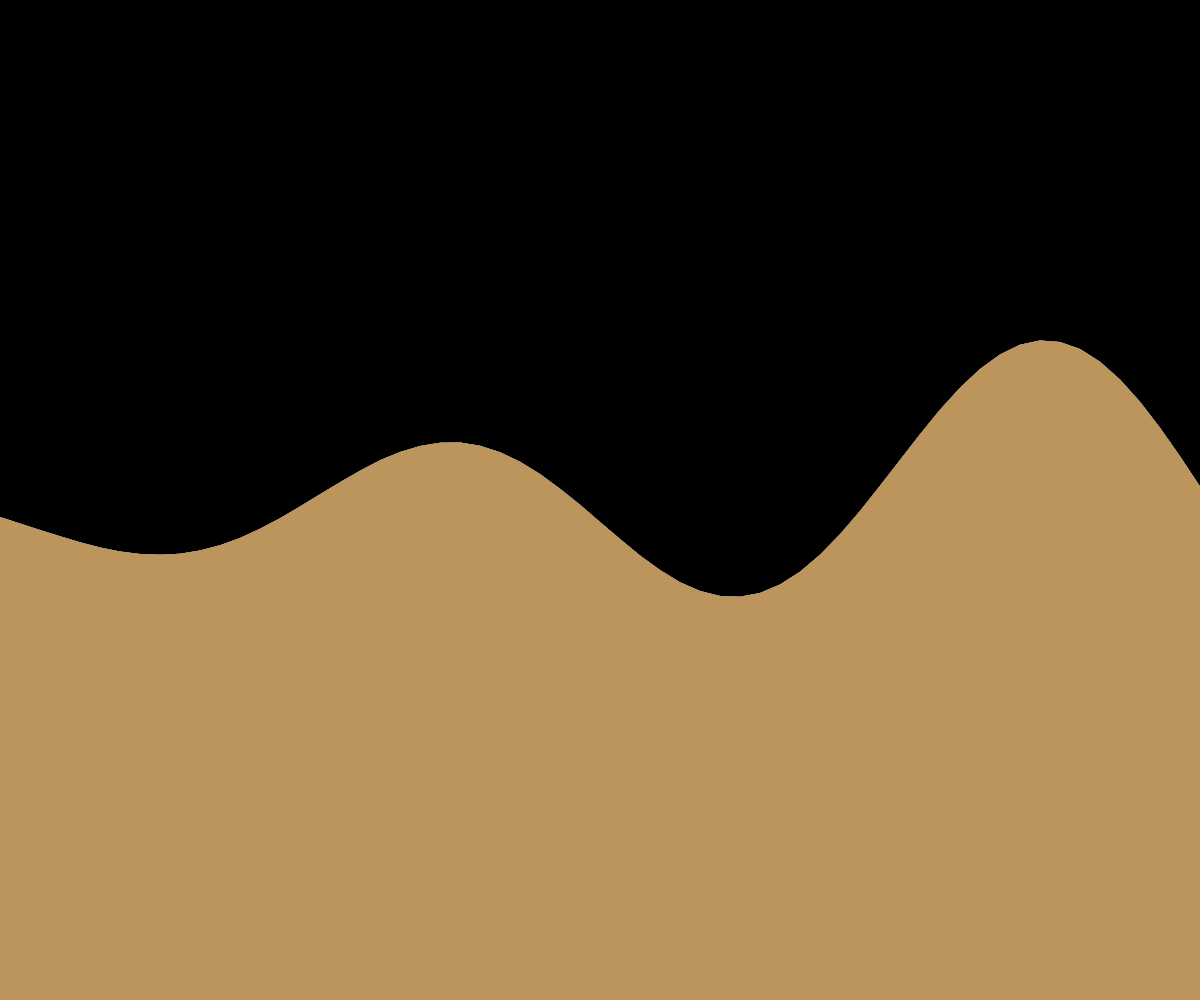
Frame 1 (no input)
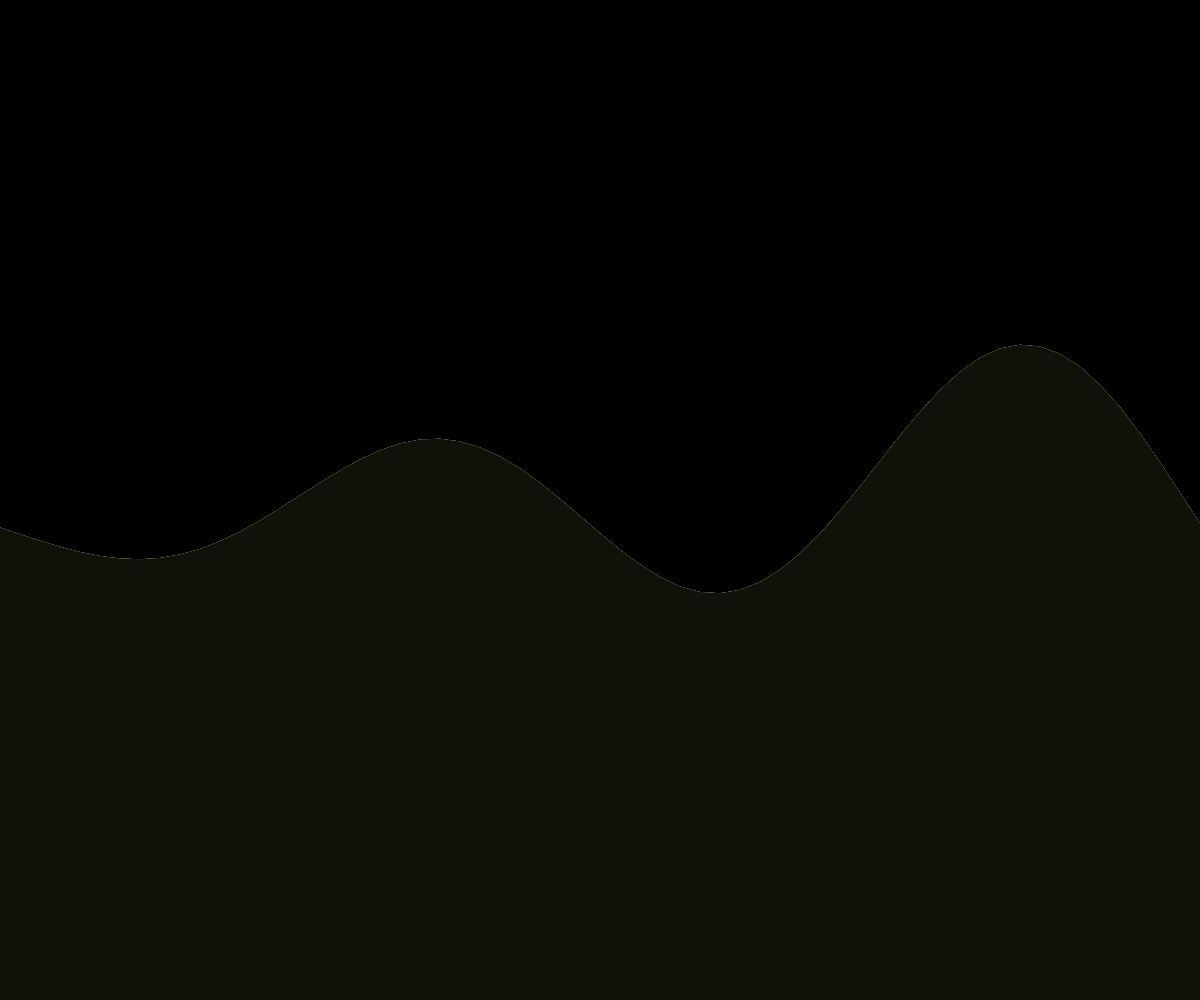
Frame 60 (no input)
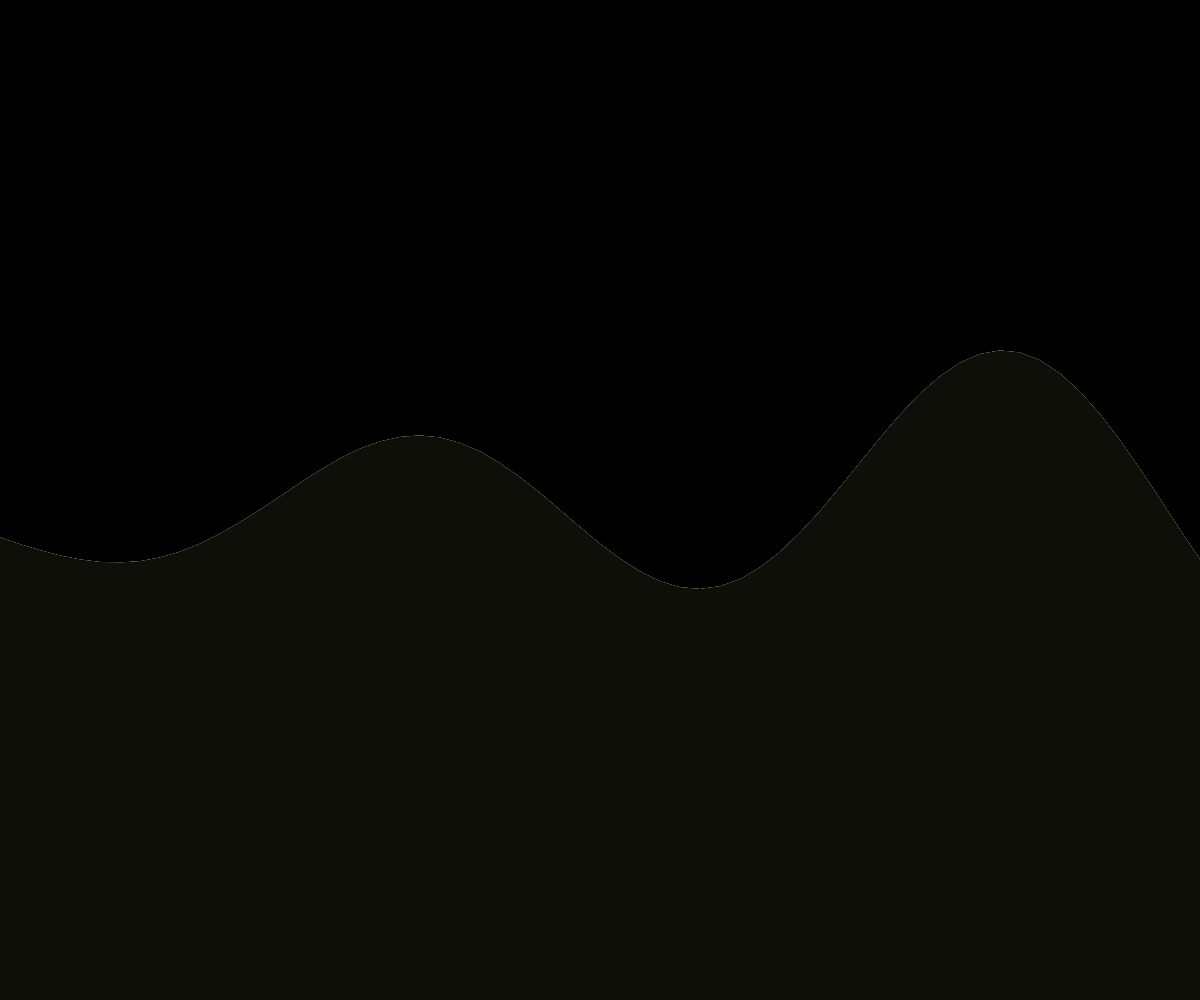
Frame 120 (the mouse pressed at the canvas centre since frame 60)

The p5.js sketch that drew these frames (run headless with seeded random() and noise() and a simulated clock; from frame 60 on, the mouse is pressed at the canvas centre):

// p5.js sketch
// ── sketch.js
let colors = [];
let waves = [];

function setup() {
  createCanvas(windowWidth, windowHeight);
  noStroke();
  
  // Create a palette of rich, saturated colors
  colors = [
    color(255, 0, 0, 200),    // Red
    color(0, 255, 0, 200),    // Green
    color(0, 0, 255, 200),    // Blue
    color(255, 255, 0, 200),  // Yellow
    color(255, 0, 255, 200),  // Magenta
    color(0, 255, 255, 200),  // Cyan
    color(255, 128, 0, 200),  // Orange
    color(128, 0, 255, 200)   // Purple
  ];
  
  // Initialize wave parameters
  waves = [];
  for (let i = 0; i < 5; i++) {
    waves.push({
      amplitude: random(20, 60),
      frequency: random(0.005, 0.02),
      speed: random(0.001, 0.005),
      phase: random(TWO_PI)
    });
  }
}

function draw() {
  background(0);
  
  // Draw color planes
  for (let i = 0; i < colors.length; i++) {
    let c = colors[i];
    
    // Create a smooth, flowing effect by using sine waves
    beginShape();
    for (let x = 0; x <= width; x += 20) {
      let y = height / 2;
      
      // Apply multiple wave functions to create complex movement
      for (let j = 0; j < waves.length; j++) {
        let wave = waves[j];
        y += sin((x * wave.frequency) + (frameCount * wave.speed) + wave.phase) * wave.amplitude;
      }
      
      // Add a bit of randomness to make it less mechanical
      y += sin(x * 0.01 + frameCount * 0.01) * 5;
      
      vertex(x, y);
    }
    
    // Close the shape and add some vertical offset for layering
    vertex(width, height);
    vertex(0, height);
    endShape(CLOSE);
    
    // Set fill with a slight transparency to allow blending
    fill(red(c), green(c), blue(c), 150);
  }
  
  // Add subtle color shifts over time
  for (let i = 0; i < colors.length; i++) {
    let c = colors[i];
    let shift = sin(frameCount * 0.002 + i) * 20;
    colors[i] = color(
      constrain(red(c) + shift, 0, 255),
      constrain(green(c) + shift, 0, 255),
      constrain(blue(c) + shift, 0, 255),
      200
    );
  }
}

function windowResized() {
  resizeCanvas(windowWidth, windowHeight);
}
